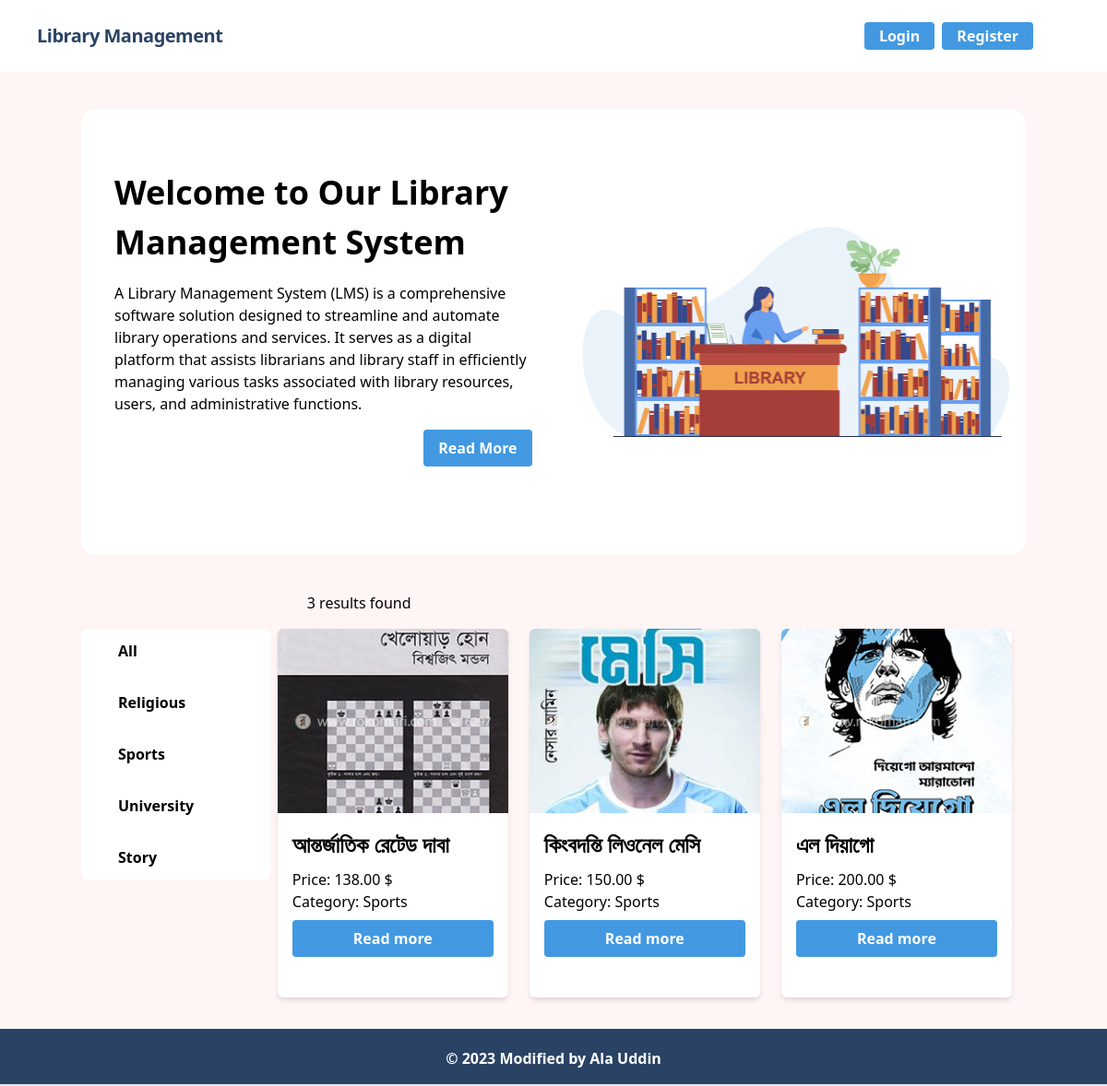
The app's page /home/sports/ with its own data.
### category/models.py (models this page shows)
class Category(models.Model):
    name = models.CharField(max_length=100)
    slug = models.SlugField(max_length=100, null=True, blank=True, unique=True)
    def __str__(self):
        return self.name

### book/models.py (models this page shows, shortened)
class Book(models.Model):
    title = models.CharField(max_length=100)
    description = models.TextField()
    image = models.ImageField(upload_to='media/')
    price = models.DecimalField(max_digits=10, decimal_places=2)
    category = models.ForeignKey(Category, on_delete=models.CASCADE)

### core/views.py (the view)
# urls.py: path('', HomeView.as_view(), name='home'),
class HomeView(TemplateView):
    template_name = 'index.html'
    def get_context_data(self, **kwargs):
        context = super().get_context_data(**kwargs)
        books = Book.objects.all()
        category_slug = self.kwargs.get('category_slug')
        if category_slug:
            category = get_object_or_404(Category, slug=category_slug)
            books = Book.objects.filter(category=category)
        categories = Category.objects.all()
        context['categories'] = categories
        context['books'] = books
        return context

### core/templates/index.html (shortened to what this page needs)
{% extends 'base.html' %}
{% block content %}
{% load static %}
<div class="container mx-auto flex flex-col md:flex-row items-center my-5 md:my-10 bg-white rounded-2xl">
    <div class="flex flex-col w-full lg:w-1/2 justify-center items-start pt-12 pb-24 px-6  bg-opacity-70 mx-3">
        <h1 class="font-bold text-4xl my-4">Welcome to Our Library Management System</h1>
        <p class="leading-normal mb-4">
            A Library Management System (LMS) is a comprehensive software solution designed to streamline and automate library operations and services. It serves as a digital platform that assists librarians and library staff in efficiently managing various tasks associated with library resources, users, and administrative functions.
        </p>
        <div class="flex justify-end w-full">
            <a href="{% url 'home' %}" class="bg-blue-500 hover:bg-blue-700 text-white font-bold py-2 px-4 rounded focus:outline-none focus:shadow-outline">Read More</a>
        </div>
    </div>
    <div class="w-full lg:w-1/2 lg:py-6 text-center ">
        <img class ="rounded-2xl" src ="{% static './img/home.png' %}"/>
    </div>
</div>
<div class="flex flex-wrap">
    <div class="w-full md:w-1/4 lg:w-1/5 xl:w-1/6 mb-4">
        <div class="bg-white mt-10 rounded-md">
            <div class="m-2">
                <a href="/" class="hover:bg-blue-700 hover:text-white block px-8 py-3 font-semibold rounded dark:bg-gray-100 dark:text-gray-800">All</a>
            </div>
            {% for category in categories %}
            <div class="m-2">
                <a href="{% url 'category_wise_post' category.slug %}" class="hover:bg-blue-700 hover:text-white block px-8 py-3 font-semibold rounded dark:bg-gray-100 dark:text-gray-800">{{ category.name }}</a>
            </div>
            {% endfor %}
        </div>
    </div>
    <div class="relative w-full md:w-3/4 lg:w-4/5 xl:w-5/6">
        <h4 class="mb-4 mx-10">{{ books | length }} results found</h4>
        <div class="flex flex-wrap">
            {% for book in books %}
            <div class="w-full sm:w-1/2 md:w-1/2 lg:w-1/3 xl:w-1/4 mb-4 px-2">
                <div class="bg-white rounded-md shadow-md dark:bg-gray-900 dark:text-gray-100" style="width: 250px; height: 400px;">
                    <img src="{{ book.image.url }}" alt="{{ book.image.url }}" class="object-cover object-center w-full h-56 rounded-t-md dark:bg-gray-500" style="width: 100%; height: 200px;">
                    <div class="p-4">
                        <h2 class="text-xl lg:text-2xl font-semibold mb-2">{{ book.title|truncatewords:3 }}</h2>
                        <p class="dark:text-gray-100">Price: {{ book.price }} $</p>
                        <p class="dark:text-gray-100">Category: {{ book.category }}</p>
                        <a href="{% url 'details_post' book.id %}" class="flex items-center justify-center w-full p-3 font-semibold tracki bg-blue-500 hover:bg-blue-700 text-white font-bold py-2 px-4 mt-2 rounded">Read more</a>
                    </div>
                </div>
            </div>
            {% endfor %}
        </div>
    </div>
</div>
{% endblock %}

### records on screen
Category: name "Religious"
Category: name "Sports"
Category: name "University"
Category: name "Story"
Book: image (picture), title "আন্তর্জাতিক রেটেড দাবা", price "138.00", category "Sports"
Book: image (picture), title "কিংবদন্তি লিওনেল মেসি", price "150.00", category "Sports"
Book: image (picture), title "এল দিয়াগো", price "200.00", category "Sports"

### other values on screen
{{ books | length }} "3"
